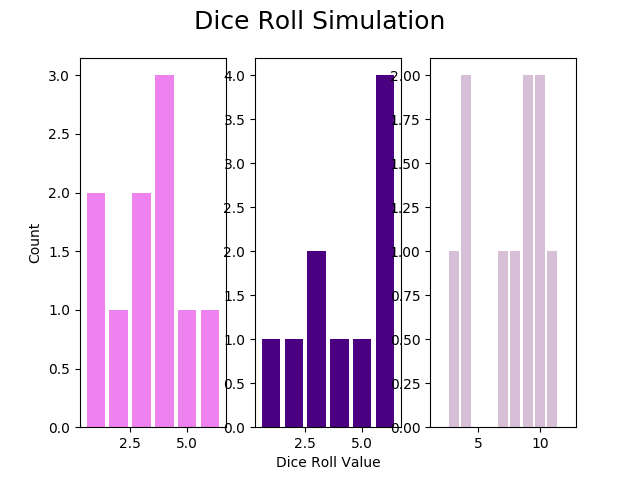

Reproduce this figure in Python.
#
# Name : Nishanth Prabu Bharathimohan
# ID   : 19733201
#
# Program Description : Practical test 2 program 
#
#

import matplotlib.pyplot as plt
import numpy as np
import random

numbers = [1, 2, 3, 4, 5, 6]
added = [2, 3, 4, 5, 6, 7, 8, 9, 10, 11, 12]
counts = np.zeros((2,len(numbers)))
sums = np.zeros((len(added)))

throws = int(input("Enter number of throws..."))

for throw in range(throws):
    throw1 = random.choice(numbers)
    counts[0, throw1 - 1] += 1
    throw2 = random.choice(numbers)
    counts[1, throw2 - 1] += 1
    sums[throw1 - 1 + throw2 - 1] += 1

plt.suptitle('Dice Roll Simulation', fontsize=18)

plt.subplot(131)
plt.ylabel('Count')
plt.bar(numbers, counts[0,:],color='violet')

plt.subplot(132)
plt.xlabel('Dice Roll Value')
plt.bar(numbers, counts[1,:],color='indigo')

plt.subplot(133)
plt.bar(added, sums,color='thistle')


plt.savefig('test2b.png')
plt.show()
